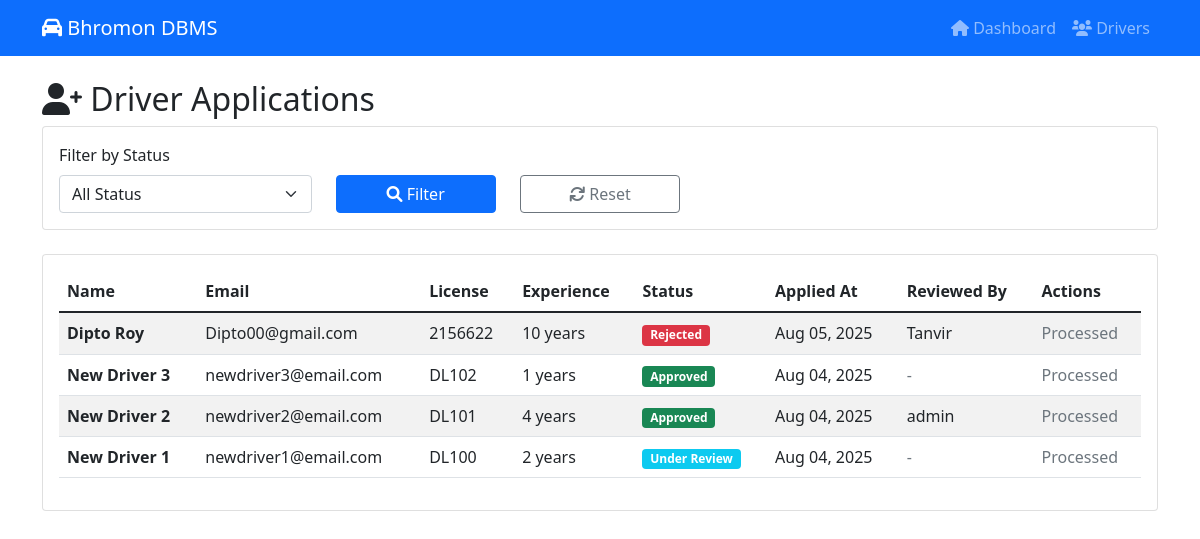
The page /driver-applications/ on the database its author committed.
### system/models.py (models this page shows, shortened)
class DriverApplication(models.Model):
    APPLICATION_STATUS_CHOICES = [
        ('pending', 'Pending'),
        ('reviewing', 'Under Review'),
        ('approved', 'Approved'),
        ('rejected', 'Rejected'),
    ]
    name = models.CharField(max_length=100)
    email = models.EmailField()
    license_no = models.CharField(max_length=100)
    contact_number = models.CharField(max_length=15)
    address = models.TextField()
    experience_years = models.IntegerField(default=0)
    location = models.ForeignKey(Location, on_delete=models.SET_NULL, null=True, blank=True)
    status = models.CharField(max_length=20, choices=APPLICATION_STATUS_CHOICES, default='pending')
    applied_at = models.DateTimeField(auto_now_add=True, null=True, blank=True)
    reviewed_at = models.DateTimeField(null=True, blank=True)
    reviewed_by = models.ForeignKey(Admin, on_delete=models.SET_NULL, null=True, blank=True)
    notes = models.TextField(null=True, blank=True)
    class Meta:
        ordering = ['-applied_at']
        indexes = [
            models.Index(fields=['status', 'applied_at']),
            models.Index(fields=['location']),
        ]

class Admin(models.Model):
    user = models.OneToOneField(User, on_delete=models.CASCADE)
    can_edit_salaries = models.BooleanField(default=True)
    can_manage_drivers = models.BooleanField(default=True)
    can_manage_cars = models.BooleanField(default=True)
    can_view_reports = models.BooleanField(default=True)
    created_at = models.DateTimeField(auto_now_add=True, null=True, blank=True)

### system/views.py (the view)
# urls.py: path('driver-applications/', views.driver_applications, name='driver_applications'),
def driver_applications(request):
    applications = DriverApplication.objects.all().order_by('-applied_at')
    status = request.GET.get('status')
    if status:
        applications = applications.filter(status=status)
    paginator = Paginator(applications, 15)
    page = request.GET.get('page')
    try:
        applications = paginator.page(page)
    except PageNotAnInteger:
        applications = paginator.page(1)
    except EmptyPage:
        applications = paginator.page(paginator.num_pages)
    context = {
        'applications': applications,
        'statuses': DriverApplication.APPLICATION_STATUS_CHOICES,
        'selected_status': status
    }
    return render(request, 'driver_applications.html', context)

### templates/driver_applications.html (shortened to what this page needs)
<!DOCTYPE html>
<html lang="en">
<head>
    <link href="https://cdn.jsdelivr.net/npm/bootstrap@5.1.3/dist/css/bootstrap.min.css" rel="stylesheet">
    <link href="https://cdnjs.cloudflare.com/ajax/libs/font-awesome/6.0.0/css/all.min.css" rel="stylesheet">
</head>
<body>
    <nav class="navbar navbar-expand-lg navbar-dark bg-primary">
        <div class="container">
            <a class="navbar-brand" href="{% url 'dashboard' %}">
                <i class="fas fa-car"></i> Bhromon DBMS
            </a>
            <div class="navbar-nav ms-auto">
                <a class="nav-link" href="{% url 'dashboard' %}"><i class="fas fa-home"></i> Dashboard</a>
                <a class="nav-link" href="{% url 'driver_list' %}"><i class="fas fa-users"></i> Drivers</a>
            </div>
        </div>
    </nav>
    <div class="container mt-4">
        <h2><i class="fas fa-user-plus"></i> Driver Applications</h2>
        <div class="card mb-4">
            <div class="card-body">
                <form method="GET" class="row align-items-end">
                    <div class="col-md-3">
                        <label class="form-label">Filter by Status</label>
                        <select name="status" class="form-select">
                            <option value="">All Status</option>
                        </select>
                    </div>
                    <div class="col-md-2">
                        <button type="submit" class="btn btn-primary w-100">
                            <i class="fas fa-search"></i> Filter
                        </button>
                    </div>
                    <div class="col-md-2">
                        <a href="{% url 'driver_applications' %}" class="btn btn-outline-secondary w-100">
                            <i class="fas fa-refresh"></i> Reset
                        </a>
                    </div>
                </form>
            </div>
        </div>
        <div class="card">
            <div class="card-body">
                <table class="table table-striped">
                    <thead>
                        <tr>
                            <th>Name</th>
                            <th>Email</th>
                            <th>License</th>
                            <th>Experience</th>
                            <th>Status</th>
                            <th>Applied At</th>
                            <th>Reviewed By</th>
                            <th>Actions</th>
                        </tr>
                    </thead>
                    <tbody>
                        {% for application in applications %}
                        <tr>
                            <td><strong>{{ application.name }}</strong></td>
                            <td>{{ application.email }}</td>
                            <td>{{ application.license_no }}</td>
                            <td>{{ application.experience_years }} years</td>
                            <td>
                                {% if application.status == 'pending' %}
                                    <span class="badge bg-warning">{{ application.get_status_display }}</span>
                                {% elif application.status == 'approved' %}
                                    <span class="badge bg-success">{{ application.get_status_display }}</span>
                                {% elif application.status == 'rejected' %}
                                    <span class="badge bg-danger">{{ application.get_status_display }}</span>
                                {% else %}
                                    <span class="badge bg-info">{{ application.get_status_display }}</span>
                                {% endif %}
                            </td>
                            <td>{{ application.applied_at|date:"M d, Y" }}</td>
                            <td>
                                {% if application.reviewed_by %}
                                    {{ application.reviewed_by.user.username }}
                                {% else %}
                                    <span class="text-muted">-</span>
                                {% endif %}
                            </td>
                            <td>
                                {% if application.status == 'pending' %}
                                    <form method="POST" action="{% url 'approve_application' application.id %}" style="display: inline;">
                                        {% csrf_token %}
                                        <button type="submit" class="btn btn-sm btn-success" onclick="return confirm('Approve this application?')">
                                            <i class="fas fa-check"></i> Approve
                                        </button>
                                    </form>
                                    <form method="POST" action="{% url 'reject_application' application.id %}" style="display: inline;">
                                        {% csrf_token %}
                                        <button type="submit" class="btn btn-sm btn-danger" onclick="return confirm('Reject this application?')">
                                            <i class="fas fa-times"></i> Reject
                                        </button>
                                    </form>
                                {% else %}
                                    <span class="text-muted">Processed</span>
                                {% endif %}
                            </td>
                        </tr>
                        {% endfor %}
                    </tbody>
                </table>
            </div>
        </div>
    </div>
</body>
</html>

### rows shown on the page
DriverApplication: name "Dipto Roy", email "Dipto00@gmail.com", license_no "2156622", experience_years "10", status "Rejected", applied_at "Aug 05, 2025", reviewed_by.user.username "Tanvir", shows "Processed"
DriverApplication: name "New Driver 3", email "newdriver3@email.com", license_no "DL102", experience_years "1", status "Approved", applied_at "Aug 04, 2025", shows "Processed"
DriverApplication: name "New Driver 2", email "newdriver2@email.com", license_no "DL101", experience_years "4", status "Approved", applied_at "Aug 04, 2025", reviewed_by.user.username "admin", shows "Processed"
DriverApplication: name "New Driver 1", email "newdriver1@email.com", license_no "DL100", experience_years "2", status "Under Review", applied_at "Aug 04, 2025", shows "Processed"
